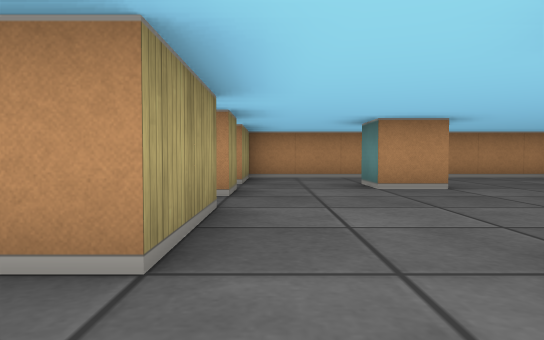
view 1 (above)

24 first-person views from a walk through a cub3D ray-caster map. The camera is about half as high as the walls, tilts 2° down and sees 70° across. The floor is counted in squares. Each view is taken from the middle of a square. On the plan, view 1 faces up. The plan holds only what a view shows up to about 9 squares ahead; the rest is blank.

view 2
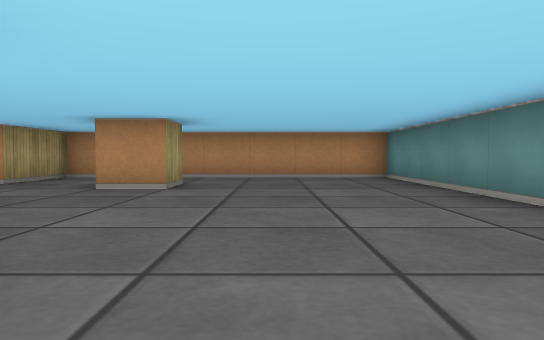

view 3
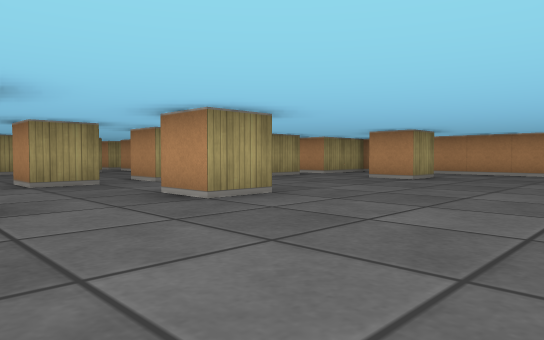

view 4
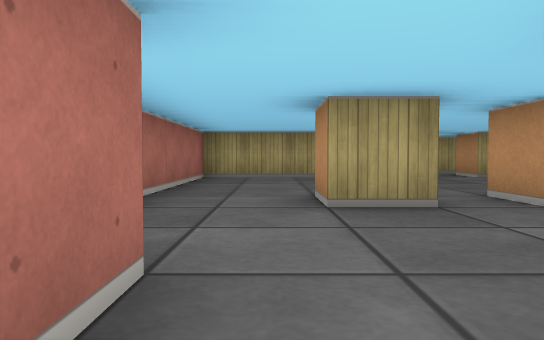

view 5
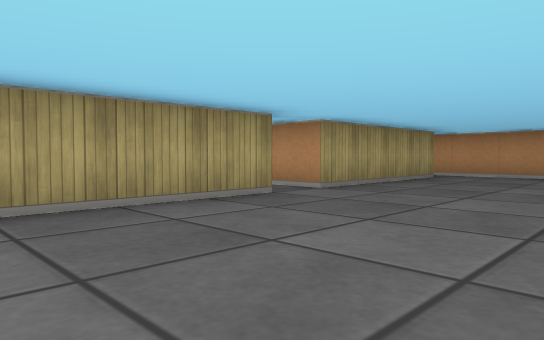

view 6
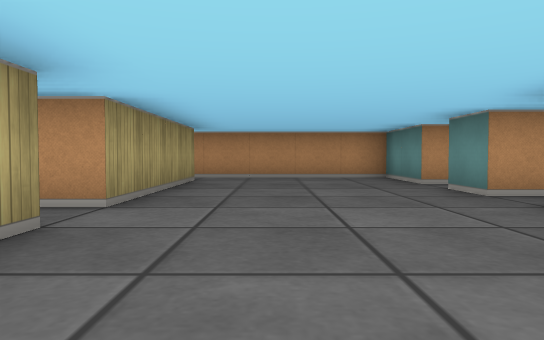

view 7
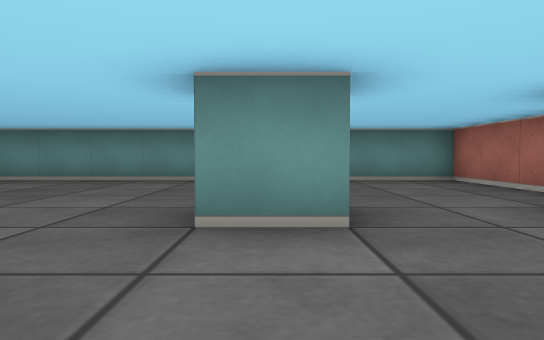

view 8
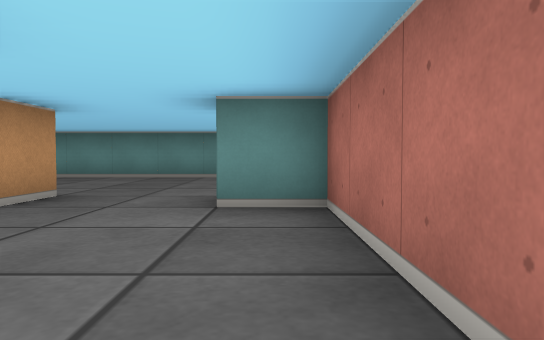

view 9
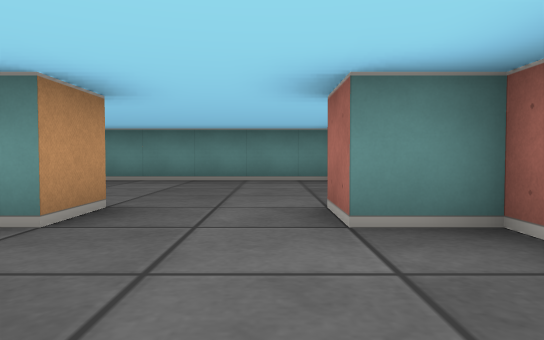

view 10
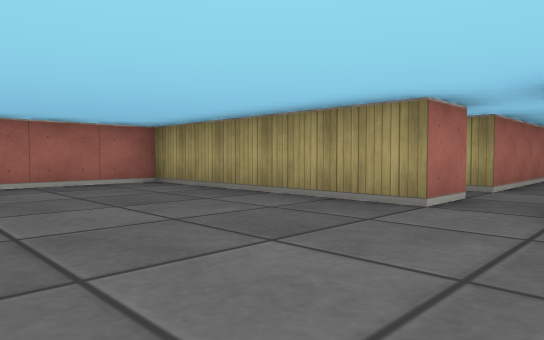

view 11
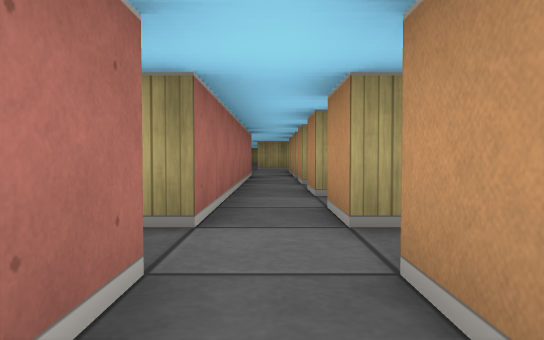

view 12
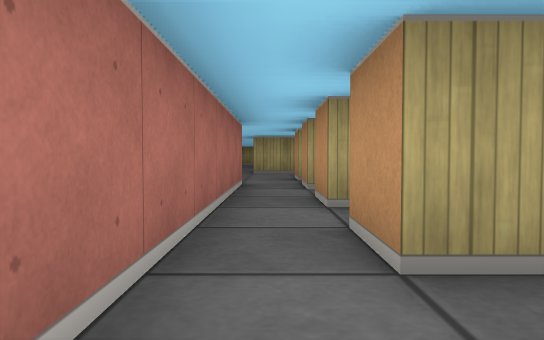

view 13
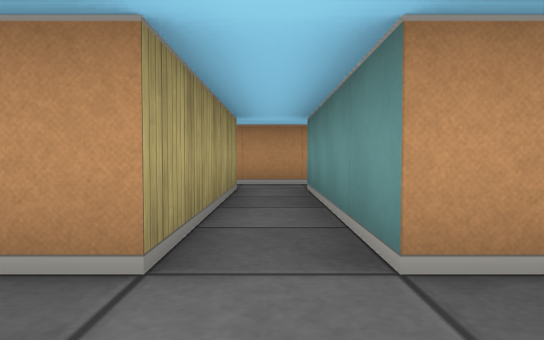

view 14
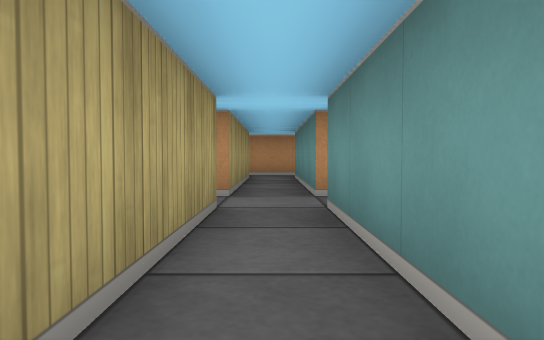

view 15
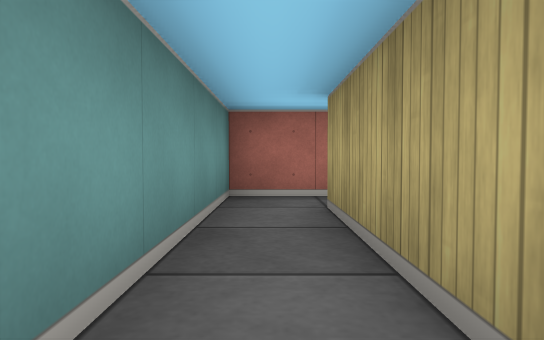

view 16
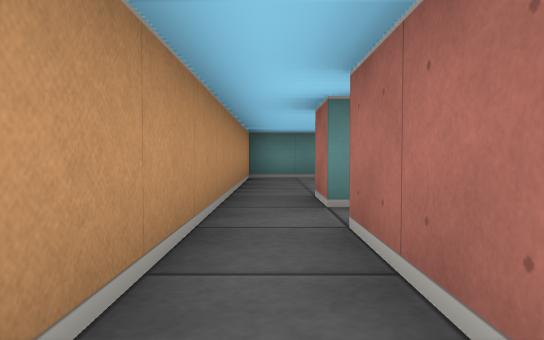

view 17
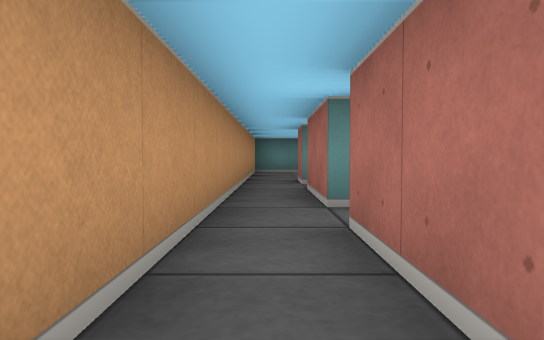

view 18
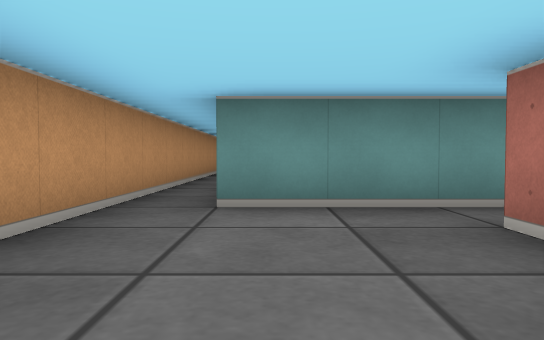

view 19
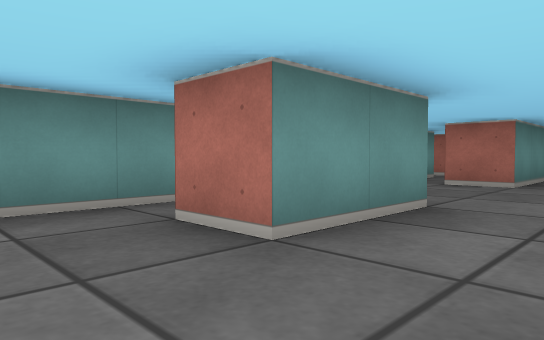

view 20
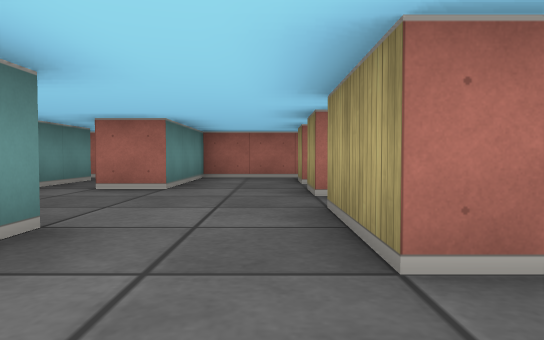

view 21
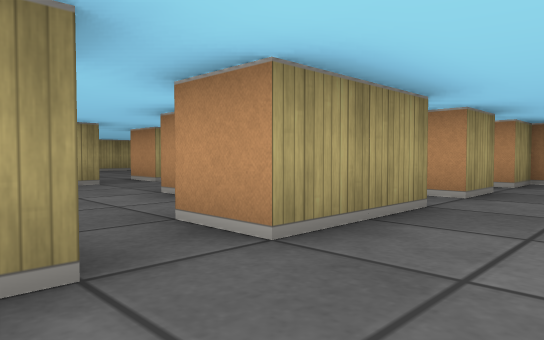

view 22
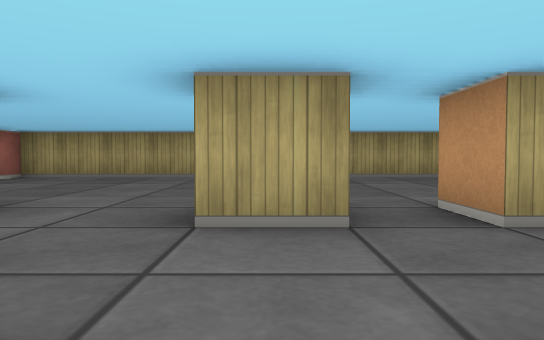

view 23
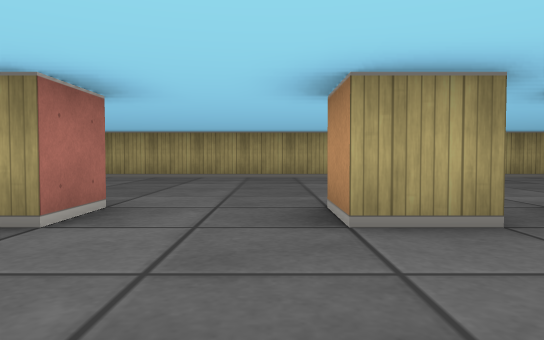

view 24
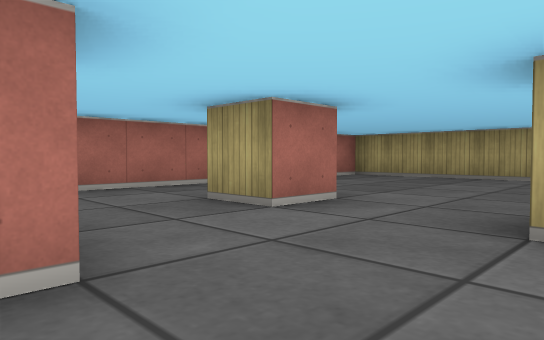

### Floor plan
Key: @ floor where view 1 was taken; # wall or solid block; . floor.
Columns run from 30 left of view 1 to 7 right of it. Each row starts with its distance up from view 1.
  9            ###########################
  8 #          #.................#.......#
  7 #..        .....####.##.#....#.......#
  6 #....      #....#     #.#.......#....#
  5 #.....#.   ...#.#     #.#....#.......#
  4 # .......# #..#.#.#.#.#.#............#
  3 #.....#....#.................#.......#
  2 #...............#######.#....#.......#
  1 #........# #....#     #.#.......#....#
  0 #.....#..  ...#.#     #.#....#@......#
 -1 #........  #..#.#     #.#............#
 -2 #..  ...    ..#       ..#.......#....#
 -3 ##   ###   ######     ################

Where each view was taken, in squares from view 1:
view 1: 0 up, 0 right, facing up
view 2: 0 up, 4 right, facing up
view 3: 2 down, 6 right, facing up-left
view 4: 1 down, 3 right, facing left
view 5: 1 down, 2 left, facing up-left
view 6: 0 up, 4 left, facing up
view 7: 1 up, 1 left, facing right
view 8: 2 down, 2 left, facing right
view 9: 1 down, 1 left, facing right
view 10: 4 up, 2 left, facing down-left
view 11: 3 up, 5 left, facing left
view 12: 3 up, 8 left, facing left
view 13: 2 up, 7 left, facing up
view 14: 1 down, 7 left, facing up
view 15: 2 up, 7 left, facing down
view 16: 8 up, 10 left, facing right
view 17: 8 up, 13 left, facing right
view 18: 7 up, 18 left, facing right
view 19: 7 up, 18 left, facing down-right
view 20: 6 up, 18 left, facing down
view 21: 1 up, 17 left, facing up-left
view 22: 3 up, 21 left, facing left
view 23: 2 up, 21 left, facing left
view 24: 3 up, 21 left, facing down-left
